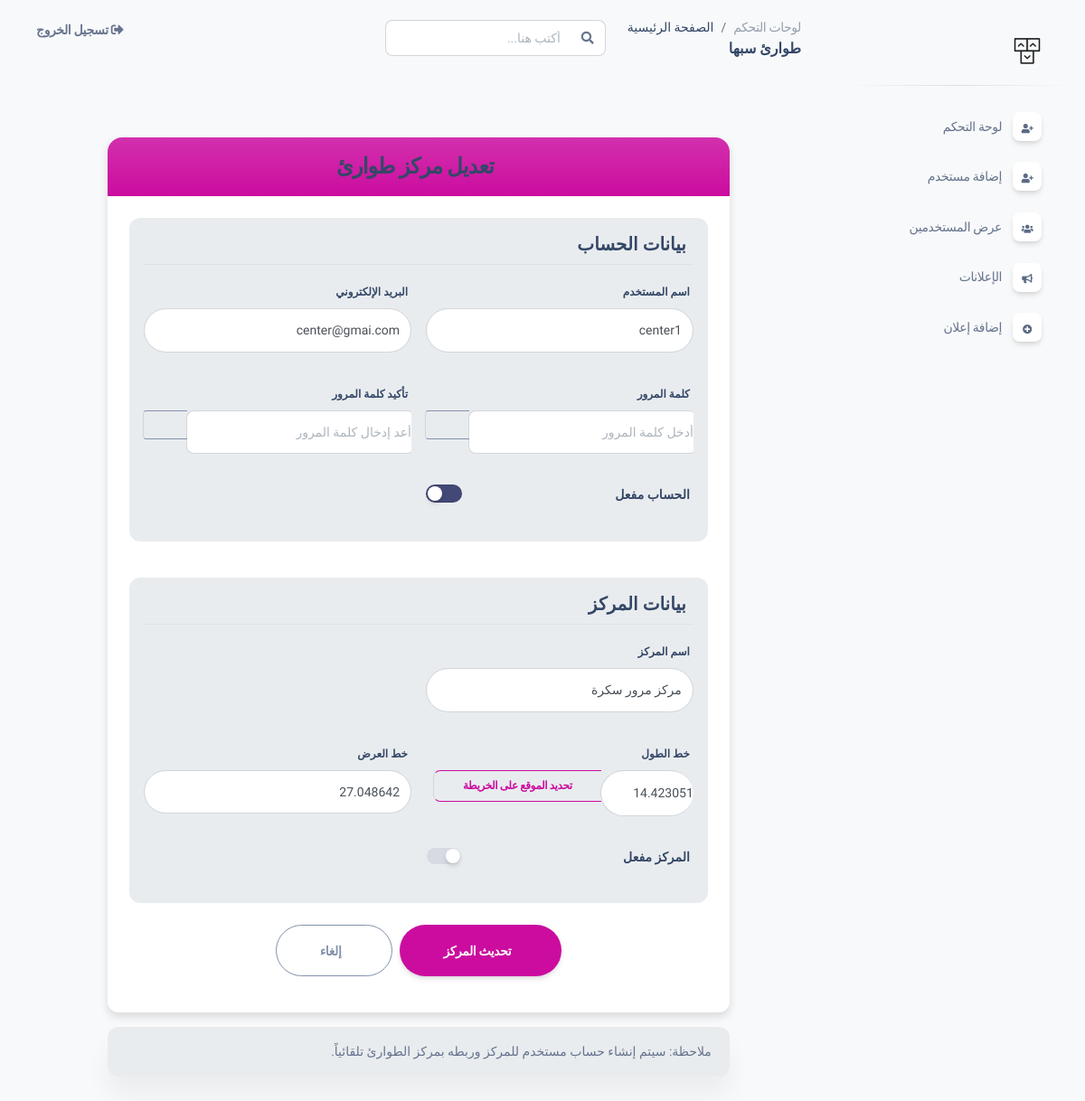
Screenshot of /centers/1/edit/ (signed in) with the database file from the repository.
### Main/models.py (models this page shows, shortened)
class CustomUser(AbstractUser):
    REPORT_TYPE_CHOICES = [
        ("traffic", "المرور"),     # بلاغ مروري
        ("help", "النجدة"),           # طلب مساعدة
        ("ambulance", "الاسعاف"),
         ('fire','المطافئ'),
          ('user','مستخدم') # طلب إسعاف
    ]
    USER_ROLE_CHOICES = [
        ('admin', 'مدير نظام'),
        ('emergency_admin', 'مشرف طوارئ'),  # مثل مدير مرور - إسعاف
        ('emergency_center', 'مركز طوارئ'),  # نقطة تابعة للمشرف
        ('user', 'مستخدم عادي'),
    ]
    user_type =models.CharField(choices=USER_ROLE_CHOICES, max_length=50,null=True,blank=True)
    type = models.CharField(choices=REPORT_TYPE_CHOICES,max_length=50)

class EmergencyCenter(models.Model):
    name = models.CharField(max_length=255, verbose_name="اسم المركز")
    type = models.CharField(choices=[
        ("traffic", "المرور"),     # بلاغ مروري
        ("help", "النجدة"),           # طلب مساعدة
        ("ambulance", "الاسعاف"),
         ('fire','المطافئ')], max_length=20,null=True,blank=True, verbose_name="نوع المركز")
    location_lat = models.DecimalField(max_digits=9, decimal_places=6, verbose_name="خط العرض")
    location_lng = models.DecimalField(max_digits=9, decimal_places=6, verbose_name="خط الطول")
    admin = models.ForeignKey(CustomUser, on_delete=models.SET_NULL, null=True, blank=True, related_name='centers_managed')
    user_account = models.OneToOneField(CustomUser, on_delete=models.CASCADE, related_name='emergency_center_account')

### Main/views.py (the view)
# urls.py: path('centers/<int:center_id>/edit/', edit_emergency_center, name='edit_emergency_center'),
@login_required
def edit_emergency_center(request, center_id):
    center = get_object_or_404(EmergencyCenter, id=center_id)
    user = center.user_account
    if request.method == 'POST':
        user_form = EmergencyCenterUserForm(request.POST, instance=user)
        center_form = EmergencyCenterForm(request.POST, instance=center)
        if user_form.is_valid() and center_form.is_valid():
            user_form.save()
            center_form.save()
            return redirect('center_list')
    else:
        user_form = EmergencyCenterUserForm(instance=user)
        center_form = EmergencyCenterForm(instance=center)
    return render(request, 'center/add.html', {
        'user_form': user_form,
        'center_form': center_form,
        'edit_mode': True,
        'center': center
    })

### Main/forms.py (shortened to what this page needs)
class EmergencyCenterUserForm(forms.ModelForm):
    password = forms.CharField(widget=forms.PasswordInput, label="كلمة المرور")
    confirm_password = forms.CharField(widget=forms.PasswordInput, label="تأكيد كلمة المرور")
    class Meta:
        model = CustomUser
        fields = ['username', 'email', 'first_name', 'last_name', 'type']
        labels = {
            'username': 'اسم المستخدم',
            'email': 'البريد الإلكتروني',
            'first_name': 'الاسم الأول',
            'last_name': 'اسم العائلة',
            'type': 'الجهة/القسم (مرور، إسعاف...)'
        }
        widgets = {
            'type': forms.Select(attrs={'class': 'form-control'}),
        }

class EmergencyCenterForm(forms.ModelForm):
    class Meta:
        model = EmergencyCenter
        fields = ['name', 'location_lat', 'location_lng']
        labels = {
            'name': 'اسم المركز',
            'location_lat': 'خط العرض',
            'location_lng': 'خط الطول',
        }
        widgets = {
            'name': forms.TextInput(attrs={'class': 'form-control'}),
            'location_lat': forms.NumberInput(attrs={'class': 'form-control'}),
            'location_lng': forms.NumberInput(attrs={'class': 'form-control'}),
            }

### templates/center/add.html (shortened to what this page needs)
{% extends "base.html" %}
{% block content %}
<div class="container py-5">
  <div class="row justify-content-center">
    <div class="col-lg-10">
      <div class="card shadow-sm border-0 rounded-3">
        <div class="card-header bg-gradient bg-primary text-white text-center p-3">
          {% if edit_mode %}
            <h4 class="mb-0 fw-bold">
                تعديل مركز طوارئ
            </h4>
        {% else %}
        <h4 class="mb-0 fw-bold">
            <i class="bi bi-building-fill-add me-2"></i>إنشاء مركز طوارئ جديد
        </h4>
        {% endif %}
        </div>
        <div class="card-body p-4">
          <form method="post" class="needs-validation" novalidate>
            <div class="row mb-4">
              <div class="col-12">
                <div class="bg-light p-3 rounded-3 mb-3">
                  <h5 class="border-bottom pb-2 mb-3">
                    بيانات الحساب
                  </h5>
                  <div class="row g-3">
                    <div class="col-md-6 mb-3">
                      <label for="id_username" class="form-label fw-bold">
                        اسم المستخدم
                      </label>
                      <input type="text" name="username" id="id_username" class="form-control form-control-lg rounded-pill" placeholder="أدخل اسم المستخدم" value="{{ user_form.username.value|default_if_none:'' }}" required>
                    </div>
                    <div class="col-md-6 mb-3">
                      <label for="id_email" class="form-label fw-bold">
                        البريد الإلكتروني
                      </label>
                      <input type="email" name="email" id="id_email" class="form-control form-control-lg rounded-pill" placeholder="example@domain.com" value="{{ user_form.email.value|default_if_none:'' }}" required>
                    </div>
                    <div class="col-md-6 mb-3">
                      <label for="id_password" class="form-label fw-bold">
                        كلمة المرور
                      </label>
                      <div class="input-group">
                        <input type="password" name="password" id="id_password" class="form-control form-control-lg rounded-end" placeholder="أدخل كلمة المرور" required>
                        <button class="btn btn-outline-secondary rounded-start" type="button" onclick="togglePassword('id_password')">
                        </button>
                      </div>
                    </div>
                    <div class="col-md-6 mb-3">
                      <label for="id_confirm_password" class="form-label fw-bold">
                        تأكيد كلمة المرور
                      </label>
                      <div class="input-group">
                        <input type="password" name="confirm_password" id="id_confirm_password" class="form-control form-control-lg rounded-end" placeholder="أعد إدخال كلمة المرور" required>
                        <button class="btn btn-outline-secondary rounded-start" type="button" onclick="togglePassword('id_confirm_password')">
                        </button>
                      </div>
                    </div>
                    <div class="col-md-6">
                      <div class="form-check form-switch mb-3">
                        <input type="checkbox" name="is_active" id="id_is_active" class="form-check-input" checked>
                        <label class="form-check-label fw-bold" for="id_is_active">
                          الحساب مفعل
                        </label>
                      </div>
                    </div>
                  </div>
                </div>
              </div>
            </div>
            <div class="row mb-4">
              <div class="col-12">
                <div class="bg-light p-3 rounded-3">
                  <h5 class="border-bottom pb-2 mb-3">
                    بيانات المركز
                  </h5>
                  <div class="row g-3">
                    <div class="col-md-6 mb-3">
                      <label for="id_name" class="form-label fw-bold">
                        اسم المركز
                      </label>
                      <input type="text" name="name" id="id_name" class="form-control form-control-lg rounded-pill" placeholder="أدخل اسم المركز" value="{{ center_form.name.value|default_if_none:'' }}" required>
                    </div>
                    <div class="col-md-6 mb-3">
                    </div>
                    <div class="col-md-6 mb-3">
                      <label for="id_longitude" class="form-label fw-bold">
                        خط الطول
                      </label>
                      <div class="input-group">
                        <input type="number" name="location_lng" id="id_longitude" class="form-control form-control-lg rounded-pill" placeholder="خط الطول" step="0.000001" value="{{ center_form.location_lng.value|default_if_none:'' }}">
                        <button type="button" class="btn btn-sm btn-outline-primary ms-2" data-bs-toggle="modal" data-bs-target="#mapModal">
                           تحديد الموقع على الخريطة
                        </button>
                      </div>
                    </div>
                    <div class="col-md-6 mb-3">
                      <label for="id_latitude" class="form-label fw-bold">
                        خط العرض
                      </label>
                      <input type="number" name="location_lat" id="id_latitude" class="form-control form-control-lg rounded-pill" placeholder="خط العرض" step="0.000001" value="{{ center_form.location_lat.value|default_if_none:'' }}">
                    </div>
                    <div class="col-md-6">
                      <div class="form-check form-switch mb-3">
                        <input type="checkbox" name="is_active" id="id_center_is_active" class="form-check-input" {% if center_form.is_active.value %}checked{% endif %}>
                        <label class="form-check-label fw-bold" for="id_center_is_active">
                          المركز مفعل
                        </label>
                      </div>
                    </div>
                  </div>
                </div>
              </div>
            </div>
            <div class="d-grid gap-2 d-md-flex justify-content-center mt-4">
              {% if edit_mode %}
                <button type="submit" class="btn btn-primary btn-lg px-5 rounded-pill">
                    تحديث المركز
                </button>
                {% else %}
                <button type="submit" class="btn btn-success btn-lg px-5 rounded-pill">
                    <i class="bi bi-check-circle-fill me-2"></i>إنشاء المركز
                </button>
                {% endif %}
              <a href="{% url 'center_list' %}" class="btn btn-outline-secondary btn-lg px-5 rounded-pill">
                إلغاء
              </a>
            </div>
          </form>
        </div>
      </div>
      <div class="card mt-3 border-0 bg-light rounded-3">
        <div class="card-body p-3">
          <p class="mb-0 small text-muted">
            ملاحظة: سيتم إنشاء حساب مستخدم للمركز وربطه بمركز الطوارئ تلقائياً.
          </p>
        </div>
      </div>
    </div>
  </div>
</div>
<link rel="stylesheet" href="https://unpkg.com/leaflet@1.9.4/dist/leaflet.css" />
{% endblock %}

### rows the page displays
CustomUser: username "center1", email "center@gmai.com"
EmergencyCenter: name "مركز مرور سكرة", location_lng "14.423051", location_lat "27.048642"
